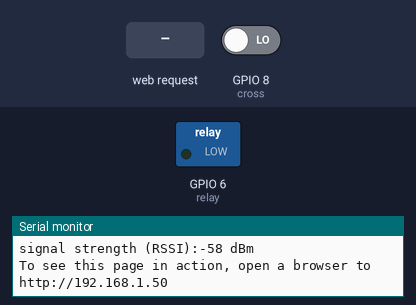
Simulated run of this sketch. Board: ESP32. On the bench: switched loads named in the sketch (green lamp = pin HIGH), the last lines printed to the serial monitor. Inputs (shaded band) come from the test bench; at power-on: GPIO 8 (cross) LOW. WiFi joins after 1.5 s; servers stay silent unless stated; random numbers use the default seed unless the sketch sets one.

Above: at 2.7 s.
2.8 s: HTTP request GET /ajax_switch received
At 3.8 s:
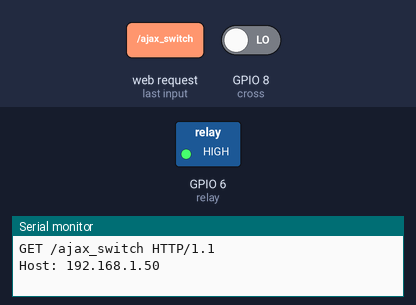
Timing chart, 0 to 5.8 s (numbered marks = the images above; inputs shaded):
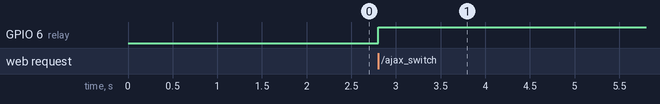

Measured:
- after the input at 2.8 s, GPIO 6 (relay): LOW → HIGH at once

The sketch:

thisworks.ino
```cpp
#include <WiFi.h>
#include <WiFiClient.h>
#include <WiFiServer.h>
#include <SPI.h>

char ssid[] = "SteveAndTimECE";      //  your network SSID (name)
char pass[] = "DeesePowerSystems";   // your network password
int keyIndex = 0;                 // your network key Index number (needed only for WEP)
int voltageReading = 0;

int relay=6;
int cross=8;
int peakpin=A0;
int peak;
int pretime=0;
int phasetime;
int crosstime;
bool state;
bool prestate=0;
String HTTP_req;

int status = WL_IDLE_STATUS;
WiFiServer server(80);

void setup()
{
  Serial.begin(115200);      // initialize serial communication
  pinMode(peakpin,INPUT);
  pinMode(relay,OUTPUT);
  pinMode(cross,INPUT);

  // attempt to connect to Wifi network:
  while ( status != WL_CONNECTED) {
    Serial.print("Attempting to connect to Network named: ");
    Serial.println(ssid);                   // print the network name (SSID);

    // Connect to WPA/WPA2 network. Change this line if using open or WEP network:
    status = WiFi.begin(ssid, pass);
    // wait 10 seconds for connection:
    //delay(10000);
  }
  server.begin();                           // start the web server on port 80
  printWifiStatus();
}

void loop()
{

    WiFiClient client = server.available();  // try to get client

    if (client) {  // got client?
        boolean currentLineIsBlank = true;
        while (client.connected()) {
            if (client.available()) {   // client data available to read
                char c = client.read(); // read 1 byte (character) from client
                HTTP_req += c;  // save the HTTP request 1 char at a time
                // last line of client request is blank and ends with \n
                // respond to client only after last line received
                if (c == '\n' && currentLineIsBlank) {
                    // send a standard http response header
                    client.println("HTTP/1.1 200 OK");
                    client.println("Content-Type: text/html");
                    client.println("Connection: keep-alive");
                    client.println();
                    // AJAX request for switch state
                    if (HTTP_req.indexOf("ajax_switch") > -1) {
                        // read switch state and send appropriate paragraph text
                        GetSwitchState(client);
                    }
                    else {  // HTTP request for web page
                        // send web page - contains JavaScript with AJAX

                         client.println("<!DOCTYPE html>");

                         client.println("<html lang=\"en\">");
                         client.println("<head>");
                         client.println("<meta charset=\"UTF-8\">");
                         client.println("<title>Default HTML</title>");
                         client.println("<script src=\"/../socket.io/socket.io.js\"></script>");
                         client.println("<script>");
                         client.println("function init() {");
                       //connect to the socket server
                         client.println("var socket = io.connect('http://127.0.0.1:8070');");
                        //on connect
                        client.println("socket.on('connect', function() {");
                        //send message
                        client.println("socket.send('hello from client');");
                        client.println("while(1) {");
                        client.println("socket.send(Math.random());");
                        client.println("}");
                        client.println("});");
                        client.println("}");
                        client.println("</script>");
                        client.println("</head>");

                        client.println("<body> ");
                        client.println("<h1>Welcome!</h1>");
                        client.println("<p>It's running</p>");
                        client.println("<button onclick=\"init()\">Send Data</button>");
                        client.println("</body>");

                        client.println("</html>");

                    }
                    // display received HTTP request on serial port
                    Serial.print(HTTP_req);
                    HTTP_req = "";            // finished with request, empty string
                    break;
                }
                // every line of text received from the client ends with \r\n
                if (c == '\n') {
                    // last character on line of received text
                    // starting new line with next character read
                    currentLineIsBlank = true;
                }
                else if (c != '\r') {
                    // a text character was received from client
                    currentLineIsBlank = false;
                }
            } // end if (client.available())
        } // end while (client.connected())
        delay(1);      // give the web browser time to receive the data
        client.stop(); // close the connection
    } // end if (client)
}

// send the state of the switch to the web browser
void GetSwitchState(WiFiClient cl)
{
       peak=analogRead(peakpin);
        state=digitalRead(cross);
        if(state!=prestate){
          crosstime=micros();
          phasetime=crosstime-pretime;
          }
       digitalWrite(relay,!state);

      prestate=state;
      pretime=crosstime;
      //Serial.println(phasetime);


      cl.println("Peak Value");
      cl.println(peak);
      cl.println("");
      cl.println("Phase Time");
      cl.println(phasetime);

}

void printWifiStatus() {
  // print the SSID of the network you're attached to:
  Serial.print("SSID: ");
  Serial.println(WiFi.SSID());

  // print your WiFi shield's IP address:
  IPAddress ip = WiFi.localIP();
  Serial.print("IP Address: ");
  Serial.println(ip);

  // print the received signal strength:
  long rssi = WiFi.RSSI();
  Serial.print("signal strength (RSSI):");
  Serial.print(rssi);
  Serial.println(" dBm");
  // print where to go in a browser:
  Serial.print("To see this page in action, open a browser to http://");
  Serial.println(ip);
}
```
